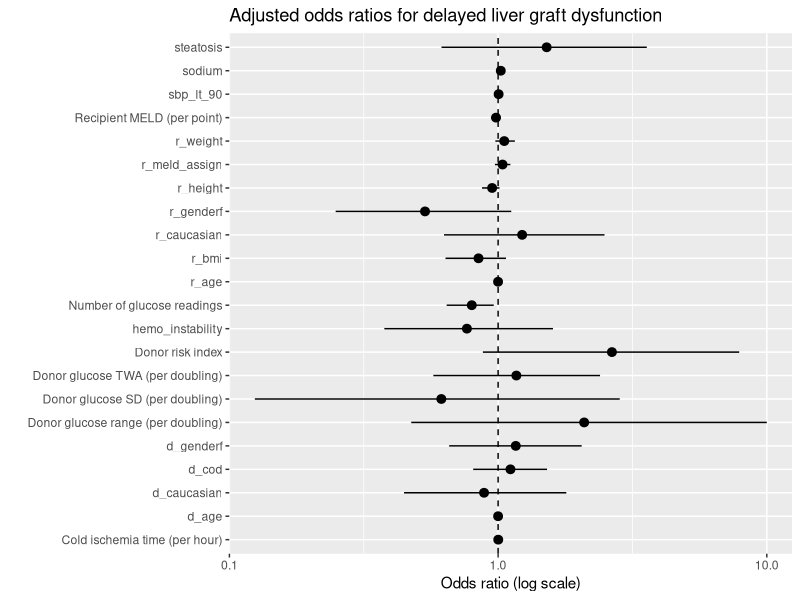

This figure's R source:
## ---- chunk 1
library(tidyverse)


df <- read.csv("DonorHyperglycemia.csv")

df <- df |>
  mutate(
    log2_glutwa   = log2(glutwa),
    log2_glurange = log2(glurange),
    log2_glusd    = log2(glusd)
  )

summary(df$log2_glutwa)

fit <- glm(delayed_fn ~ cold_ischemia + r_height + r_weight + r_bmi + r_age + r_caucasian + r_genderf + r_meld_assign + r_meld_calc + d_age + d_cod + d_caucasian + d_genderf + donorrisk + sodium + steatosis + sbp_lt_90 + hemo_instability + glucount + log2_glutwa + log2_glurange + log2_glusd,
           data = df, 
           family = binomial)
summary(fit)

library(broom)
library(dplyr)
library(ggplot2)

odds_ratio_graph <- broom::tidy(fit, exponentiate = TRUE, conf.int = TRUE) |>
  filter(term != "(Intercept)") |>
  mutate(
    predictor = recode(
      term,
      "log2_glutwa"   = "Donor glucose TWA (per doubling)",
      "log2_glurange" = "Donor glucose range (per doubling)",
      "log2_glusd"    = "Donor glucose SD (per doubling)",
      "donorrisk"     = "Donor risk index",
      "cold_ischemia" = "Cold ischemia time (per hour)",
      "r_meld_calc"   = "Recipient MELD (per point)",
      "glucount"      = "Number of glucose readings"   # added
    )
  )

ggplot(
  odds_ratio_graph,
  aes(x = predictor, y = estimate, ymin = conf.low, ymax = conf.high)
) +
  geom_pointrange() +
  geom_hline(yintercept = 1, linetype = "dashed") +
  coord_flip() +
  scale_y_log10() +
  labs(
    title = "Adjusted odds ratios for delayed liver graft dysfunction",
    x = "",
    y = "Odds ratio (log scale)"
  )

